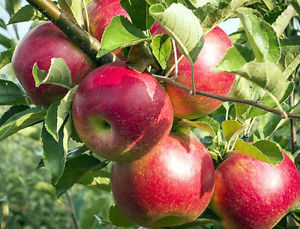
#> input picture task1/data/apple_77.jpg, 300 x 229 px; its folder holds only this picture in this run
$ jupyter execute task1.ipynb   (shell and % lines are left out)
#> lines starting #> are read from the running program, lines starting #| are printed output that depends on the picture
[cell 1]
import os
import cv2
import matplotlib.pyplot as plt

[cell 2]
def makeGrayScale(text_dir,gray_dir = 'gray-data'):
#> called with text_dir = 'data', gray_dir = 'gray-data'
    text_dir = 'data'
    if not os.path.exists(text_dir):
        raise Exception('no such directory Exists')
    if os.path.exists(gray_dir):
        raise Exception(gray_dir+' directory already present')
    os.mkdir(gray_dir)
    img_path_list = list(filter(lambda x : os.path.splitext(x)[-1] == '.jpg',os.listdir(text_dir)))
    print('Total number of images',len(img_path_list))
    for image_name in img_path_list:
        imageBGR = cv2.imread(os.path.join(text_dir,image_name))
#> imageBGR is the input picture: shape (229, 300, 3); mean B, G, R 78.2, 113, 139.6
        image = cv2.cvtColor(imageBGR,cv2.COLOR_BGR2RGB)
        print(image_name)
        f,axarr = plt.subplots(1,2)
        axarr[0].imshow(image)
        axarr[0].axis("off")
        gray_image = cv2.cvtColor(image,cv2.COLOR_RGB2GRAY)
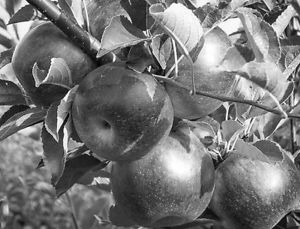
#> gray_image: shape (229, 300); min 1, max 255, mean 117
        axarr[1].imshow(gray_image,cmap='gray', vmin=0, vmax=255)
        axarr[1].axis("off")
        plt.show()
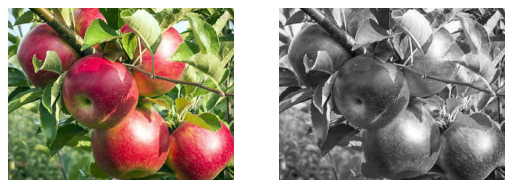
#> figure drawn by matplotlib, 2 panels
        cv2.imwrite(os.path.join('grayData',image_name),gray_image)

$ run again, on task1/data/apple_81.jpg
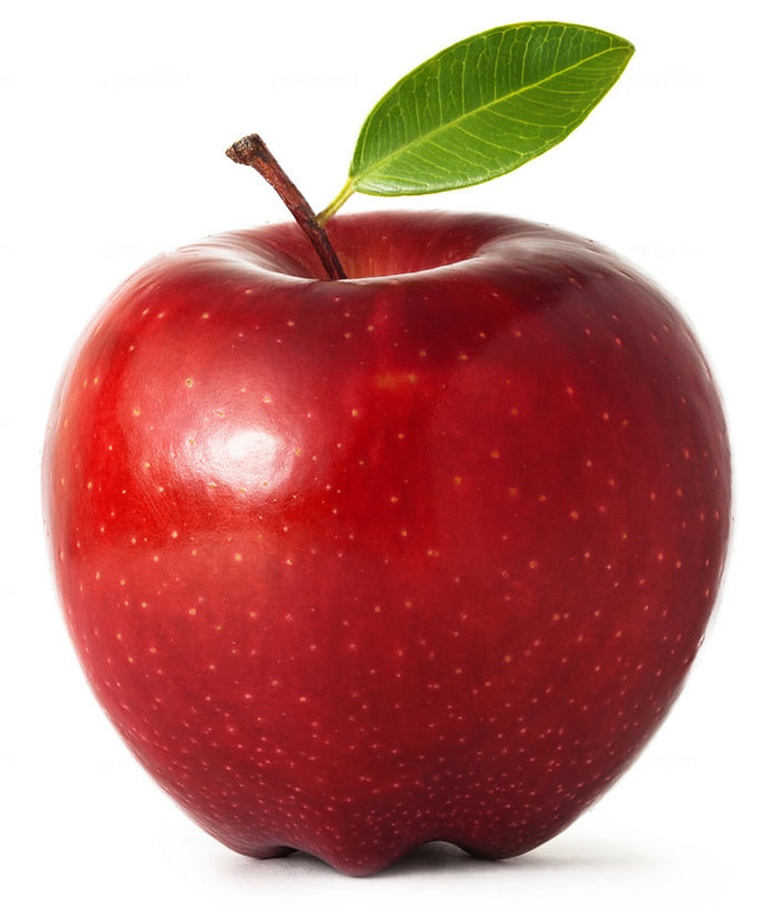
#> input picture task1/data/apple_81.jpg, 778 x 907 px, shrunk from 1500 x 1749 before the run
#> in makeGrayScale, imageBGR is the input picture: shape (907, 778, 3); mean B, G, R 133, 136.9, 194.6
#> in makeGrayScale, `gray_image = cv2.cvtColor(image,cv2.COLOR_RGB2GRAY)`:
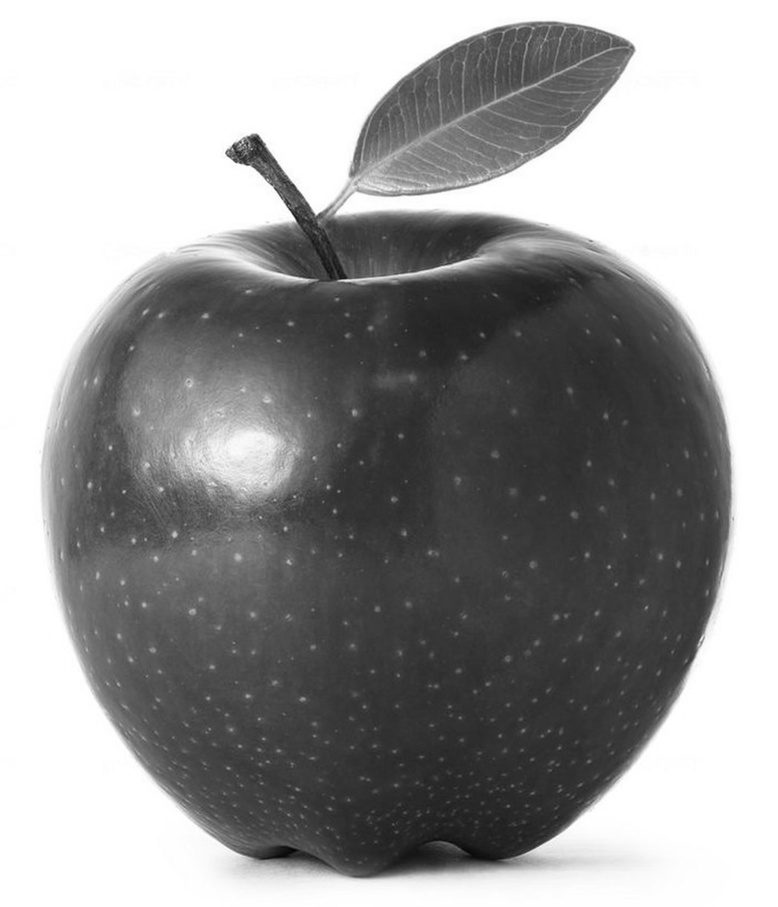
#> gray_image: shape (907, 778); min 2, max 255, mean 153.7
#> in makeGrayScale, `plt.show()`:
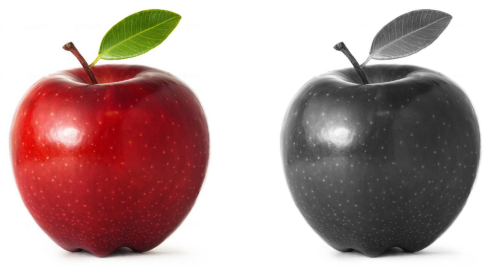
#> figure drawn by matplotlib, 2 panels

$ run again, on task1/data/apple_83.jpg
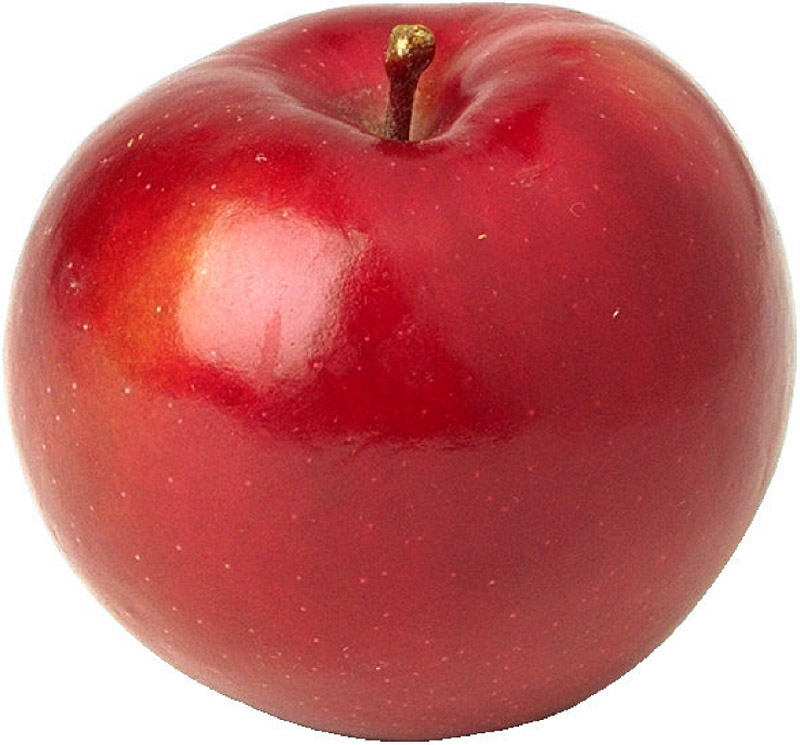
#> input picture task1/data/apple_83.jpg, 800 x 745 px
#> in makeGrayScale, imageBGR is the input picture: shape (745, 800, 3); mean B, G, R 109.2, 107.9, 195.6
#> in makeGrayScale, `gray_image = cv2.cvtColor(image,cv2.COLOR_RGB2GRAY)`:
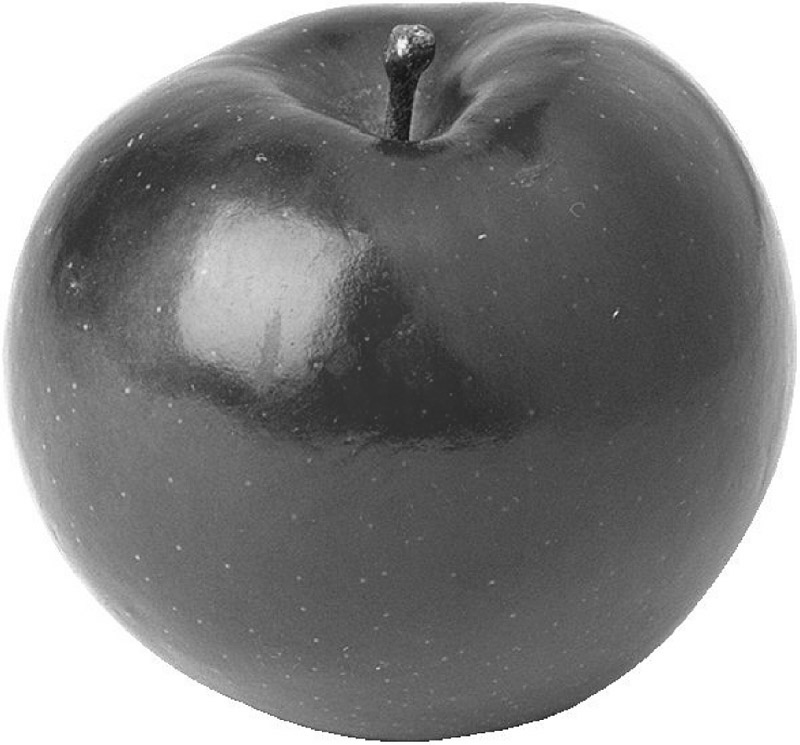
#> gray_image: shape (745, 800); min 7, max 255, mean 134.3
#> in makeGrayScale, `plt.show()`:
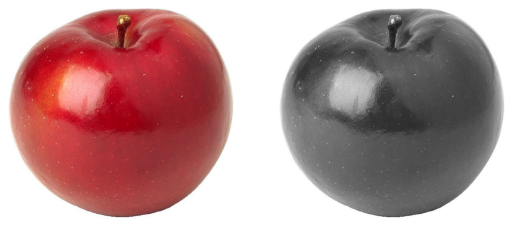
#> figure drawn by matplotlib, 2 panels

$ run again, on task1/data/apple_78.jpg
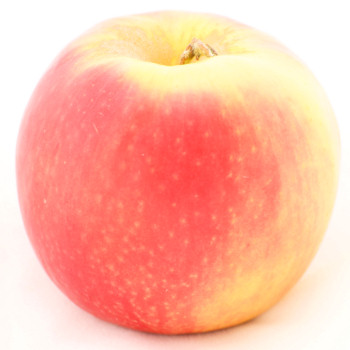
#> input picture task1/data/apple_78.jpg, 350 x 350 px
#> in makeGrayScale, imageBGR is the input picture: shape (350, 350, 3); mean B, G, R 164.5, 185.4, 253.7
#> in makeGrayScale, `gray_image = cv2.cvtColor(image,cv2.COLOR_RGB2GRAY)`:
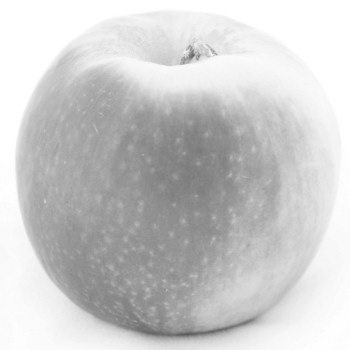
#> gray_image: shape (350, 350); min 90, max 255, mean 203.4
#> in makeGrayScale, `plt.show()`:
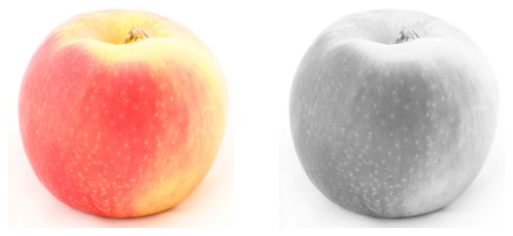
#> figure drawn by matplotlib, 2 panels
